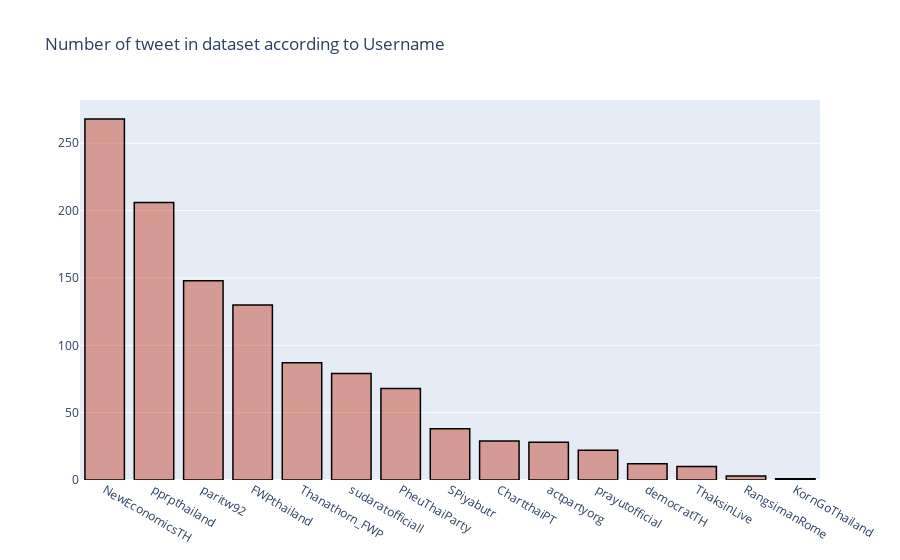

The notebook cell saved with this chart:
### Code cell
cnt_ = df['Username'].value_counts()
cnt_.reset_index()

trace1 = go.Bar(
                x = cnt_.index,
                y = cnt_.values,
                name = "Number of tweet in dataset",
                marker = dict(color = 'rgba(200, 74, 55, 0.5)',
                             line=dict(color='rgb(0,0,0)',width=1.5)),
                )

data = [trace1]
layout = go.Layout(barmode = "group",title = 'Number of tweet in dataset according to Username')
fig = go.Figure(data = data, layout = layout)
py.iplot(fig)

### Figure 1 — Plotly figure (JSON) as saved in the notebook; plotly's stock layout.template omitted (floating-point values rounded to 4 significant figures)
{"data": [{"marker": {"color": "rgba(200, 74, 55, 0.5)", "line": {"color": "rgb(0,0,0)", "width": 1.5}}, "name": "Number of tweet in dataset", "type": "bar", "x": ["NewEconomicsTH", "pprpthailand", "paritw92", "FWPthailand", "Thanathorn_FWP", "sudaratofficiall", "PheuThaiParty", "SPiyabutr", "ChartthaiPT", "actpartyorg", "prayutofficial", "democratTH", "ThaksinLive", "RangsimanRome", "KornGoThailand"], "y": [268, 206, 148, 130, 87, 79, 68, 38, 29, 28, 22, 12, 10, 3, 1]}], "layout": {"barmode": "group", "title": {"text": "Number of tweet in dataset according to Username"}}}
